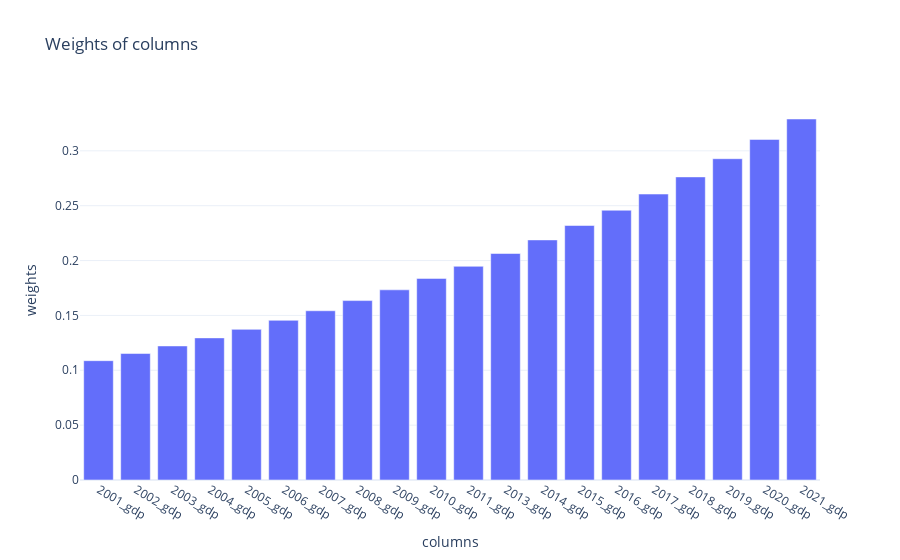

Notebook code cell kept with this figure:
### Markdown cell above
#### Use case: similarity in outcome patterns

You want to find top five juristdiction with similar gdp change patterns. You value times nearest to you a bit more.

### Code cell
f  = FipsQuery(42001, "gdp", lag = 0, top =5, time_decay = 1.06)
f.find_euclidean_kins()
# you can inspect the weights resulting from your time_decay setting:
display(f.plot_weights())

### Figure 1 — Plotly figure (JSON) as saved in the notebook; plotly's stock layout.template omitted (floating-point values rounded to 4 significant figures)
{"data": [{"type": "bar", "x": ["2001_gdp", "2002_gdp", "2003_gdp", "2004_gdp", "2005_gdp", "2006_gdp", "2007_gdp", "2008_gdp", "2009_gdp", "2010_gdp", "2011_gdp", "2013_gdp", "2014_gdp", "2015_gdp", "2016_gdp", "2017_gdp", "2018_gdp", "2019_gdp", "2020_gdp", "2021_gdp"], "y": [0.1087, 0.1153, 0.1222, 0.1295, 0.1373, 0.1455, 0.1542, 0.1635, 0.1733, 0.1837, 0.1947, 0.2064, 0.2188, 0.2319, 0.2458, 0.2606, 0.2762, 0.2928, 0.3104, 0.329]}], "layout": {"title": {"text": "Weights of columns"}, "xaxis": {"title": {"text": "columns"}}, "yaxis": {"title": {"text": "weights"}}}}
